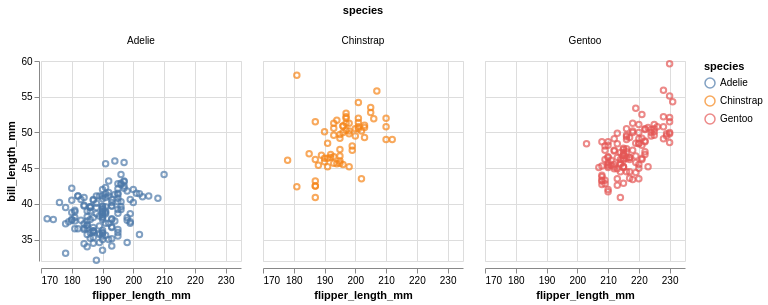

Write notebook code for a chart like this one.
### Markdown cell above
### A faceted plot, now with interaction!

### Code cell
# Create the selection box
brush = alt.selection_interval()

(
    alt.Chart(penguins)  # Create the chart
    .mark_point()  # Use point markers
    .encode(  # Encode
        x=alt.X("flipper_length_mm", scale=alt.Scale(zero=False)),  # X
        y=alt.Y("bill_length_mm", scale=alt.Scale(zero=False)),  # Y
        # NEW: Use a conditional color based on brush
        color=alt.condition(brush, "species", alt.value("lightgray")),  # Color
        tooltip=["species", "flipper_length_mm", "bill_length_mm"],  # Tooltip
    )
    .add_params(brush)  # NEW: Add brush parameter
    .properties(width=200, height=200)  # Set width/height
    .facet(column="species") # Facet
)

### Figure 1 — Vega-Lite specification as saved in the notebook (floating-point values rounded to 4 significant figures; data arrays with more than 128 entries replaced by an {"elided": "..."} marker saying what was removed)
{"config": {"view": {"continuousWidth": 300, "continuousHeight": 300}}, "data": {"name": "data-d845c810a85f4a52a4f81efae2265160"}, "facet": {"column": {"field": "species", "type": "nominal"}}, "spec": {"mark": {"type": "point"}, "encoding": {"color": {"condition": {"param": "param_5", "field": "species"}, "value": "lightgray"}, "tooltip": [{"field": "species", "type": "nominal"}, {"field": "flipper_length_mm", "type": "quantitative"}, {"field": "bill_length_mm", "type": "quantitative"}], "x": {"field": "flipper_length_mm", "scale": {"zero": false}, "type": "quantitative"}, "y": {"field": "bill_length_mm", "scale": {"zero": false}, "type": "quantitative"}}, "height": 200, "name": "view_2", "width": 200}, "params": [{"name": "param_5", "select": {"type": "interval"}, "views": ["view_2"]}], "$schema": "https://vega.github.io/schema/vega-lite/v5.20.1.json", "datasets": {"data-d845c810a85f4a52a4f81efae2265160": {"elided": "344 records"}}}
